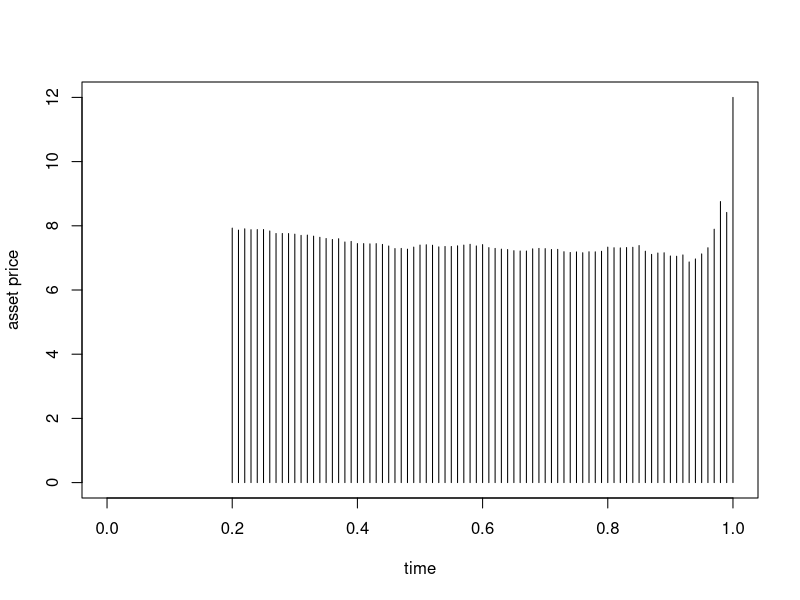

R code for this plot:
#set parameter
N = 10000 #number of path
n = 100 #
dt =1/n
r = 0.03
sigma = 0.4
S0 =10
K =12
nu = r -sigma^2/2
stock = matrix(0,N,n+1) #row is each path
y = c(rep(0,N)) #to store 
put = c(rep(0,N))
boundary = c(rep(0,n))
stock[,1] = S0 #set initial price
check1 = proc.time() #check point to count computation time

#generate asset price paths
for(i in 1:n){
	stock[,i+1] = stock[,i]*exp(nu*dt+sigma*sqrt(dt)*rnorm(N))
}

y = pmax((K-stock[,n+1]),0)  #terminal payoff
for(j in n:2){
	a = which(stock[,j]<K) #identify in-the-money paths
	if(length(a) >= 3){ #ensure exists solution for regression
		S = stock[a,j]
		A = coef(lm(y[a]~S + S^2,singular.ok=TRUE)) #compute conditional expectation function
		if(is.na(A[3])) {A[3]=0}
	X = matrix(c(rep(1,N),stock[,j],stock[,j]^2),ncol=3) #X matrix
	put = X %*% A #estimated conditional payoff
	put = exp(-r*dt)*pmax(put,0) #discount + ensure in-the-money, get f(S(t))

	#determine Y & find boundary of K-S(t) < f(S(t))
	b = which((K-stock[,j])>put)
	y = exp(-r*dt)*y #simulated payoff
	y[b] = K-stock[b,j] #assign y as K-S when K-S<P
	if(length(b)==0) {boundary[j]=NA} #boundary cannot be estimated
	else {boundary[j] = max(stock[b,j])}
}
else{
	y = exp(-r*dt)*y
	boundary[j] = NA
}

}
check2 = proc.time()

#plot boundary
boundary[n+1] = K
boundary[1:20]=NA
time = (0:n)/n
plot(time,boundary,type="h",ylim=c(0,K),xlab="time",ylab = "asset price")

(price = exp(-r*dt)*mean(y))
check2 - check1










